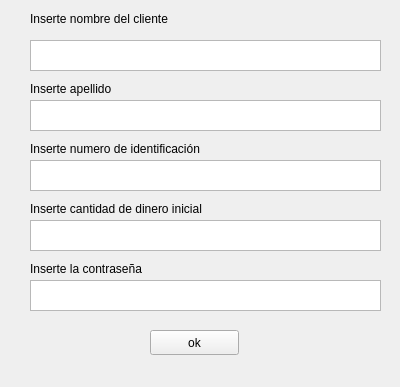
<?xml version="1.0" encoding="UTF-8"?>
<ui version="4.0">
 <class>Form</class>
 <widget class="QWidget" name="Form">
  <property name="geometry">
   <rect>
    <x>0</x>
    <y>0</y>
    <width>400</width>
    <height>387</height>
   </rect>
  </property>
  <property name="windowTitle">
   <string>Form</string>
  </property>
  <widget class="QLabel" name="label">
   <property name="geometry">
    <rect>
     <x>30</x>
     <y>10</y>
     <width>211</width>
     <height>17</height>
    </rect>
   </property>
   <property name="text">
    <string>Inserte nombre del cliente</string>
   </property>
  </widget>
  <widget class="QTextEdit" name="Name">
   <property name="geometry">
    <rect>
     <x>30</x>
     <y>40</y>
     <width>351</width>
     <height>31</height>
    </rect>
   </property>
  </widget>
  <widget class="QLabel" name="label_2">
   <property name="geometry">
    <rect>
     <x>30</x>
     <y>80</y>
     <width>351</width>
     <height>17</height>
    </rect>
   </property>
   <property name="text">
    <string>Inserte apellido</string>
   </property>
  </widget>
  <widget class="QTextEdit" name="Lastname">
   <property name="geometry">
    <rect>
     <x>30</x>
     <y>100</y>
     <width>351</width>
     <height>31</height>
    </rect>
   </property>
  </widget>
  <widget class="QLabel" name="label_3">
   <property name="geometry">
    <rect>
     <x>30</x>
     <y>140</y>
     <width>261</width>
     <height>17</height>
    </rect>
   </property>
   <property name="text">
    <string>Inserte numero de identificación</string>
   </property>
  </widget>
  <widget class="QTextEdit" name="cc">
   <property name="geometry">
    <rect>
     <x>30</x>
     <y>160</y>
     <width>351</width>
     <height>31</height>
    </rect>
   </property>
  </widget>
  <widget class="QLabel" name="label_4">
   <property name="geometry">
    <rect>
     <x>30</x>
     <y>200</y>
     <width>341</width>
     <height>17</height>
    </rect>
   </property>
   <property name="text">
    <string>Inserte cantidad de dinero inicial</string>
   </property>
  </widget>
  <widget class="QTextEdit" name="money">
   <property name="geometry">
    <rect>
     <x>30</x>
     <y>220</y>
     <width>351</width>
     <height>31</height>
    </rect>
   </property>
  </widget>
  <widget class="QPushButton" name="Ok">
   <property name="geometry">
    <rect>
     <x>150</x>
     <y>330</y>
     <width>89</width>
     <height>25</height>
    </rect>
   </property>
   <property name="text">
    <string>ok</string>
   </property>
  </widget>
  <widget class="QTextEdit" name="contrasea">
   <property name="geometry">
    <rect>
     <x>30</x>
     <y>280</y>
     <width>351</width>
     <height>31</height>
    </rect>
   </property>
  </widget>
  <widget class="QLabel" name="label_5">
   <property name="geometry">
    <rect>
     <x>30</x>
     <y>260</y>
     <width>301</width>
     <height>17</height>
    </rect>
   </property>
   <property name="text">
    <string>Inserte la contraseña</string>
   </property>
  </widget>
 </widget>
 <resources/>
 <connections/>
</ui>
